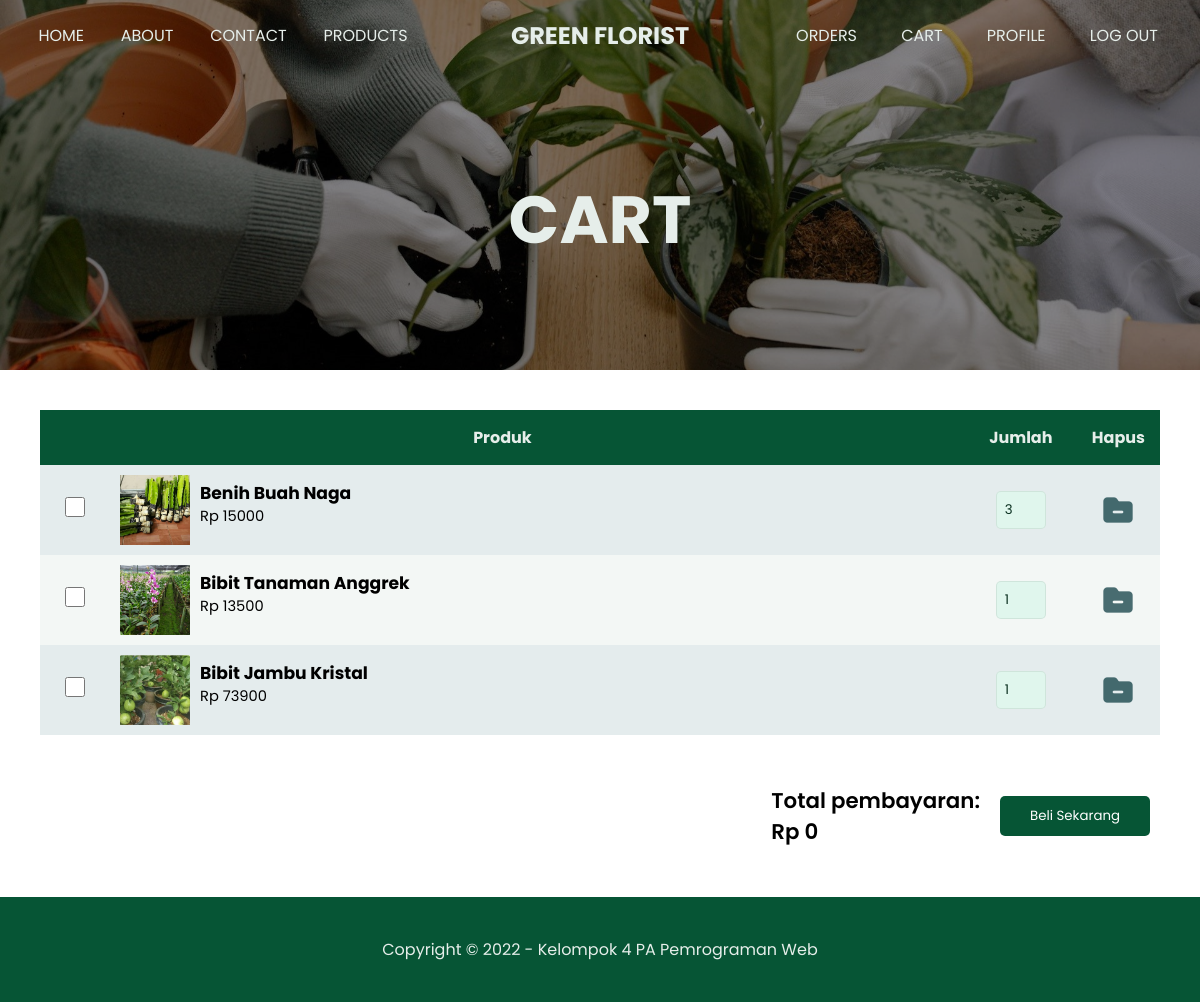
Screenshot of /cart.php (signed in) with the database file from the repository.
### tables this page shows
CREATE TABLE `keranjang_user` (
  `waktu` datetime NOT NULL,
  `username` varchar(50) NOT NULL,
  `id_produk` int(11) NOT NULL,
  `jumlah` int(11) NOT NULL,
  `selected` int(1) DEFAULT NULL
);

CREATE TABLE `produk` (
  `id` int(11) NOT NULL,
  `tanggal_rilis` date NOT NULL,
  `nama` varchar(100) NOT NULL,
  `jenis` varchar(50) NOT NULL,
  `harga` int(11) NOT NULL,
  `stok` int(11) NOT NULL,
  `tinggi` float NOT NULL,
  `berat` float NOT NULL,
  `deskripsi` varchar(100) NOT NULL,
  `gambar` varchar(100) DEFAULT NULL
);

### cart.php (the view, shortened to what this page needs)
<?php
require "config.php";
$username = $_SESSION["username"];
$products = $db->query(
  "SELECT *
   FROM keranjang_user LEFT JOIN produk
   ON (keranjang_user.id_produk = produk.id)
   WHERE username='$username'
   ORDER BY keranjang_user.waktu DESC"
);
?>
<!DOCTYPE html>
<html lang="en">
<head>
  <link rel="stylesheet" href="css/style.css?v=<?= time(); ?>">
  <link rel="stylesheet" href="css/cart.css?v=<?= time(); ?>">
</head>
<body>
  <div class="page-wrapper user cart">
    <header class="img" style="background-image: url('img/header-cart.jpg');">
      <?php require "nav.php"; ?>
      <div class="banner mini center">
        <h1> CART </h1>
      </div>
    </header>
    <div class="main-content">
      <section class="wrapper list-products">
        <table border="0" cellspacing="0">
          <tr>
            <th colspan="2"> Produk </th>
            <th width="10%"> Jumlah </th>
            <th> Hapus </th>
          </tr>
          <?php while ($product = mysqli_fetch_array($products)) {
            $id = $product["id"];
            $harga = $product["harga"];
            $stok = $product["stok"];
          ?>
            <tr>
              <td>
                <center>
                  <input type="checkbox" id="produk<?= $product["id"]; ?>" class="check-input" value="<?= $id; ?>" onchange="pilihProdukDibayar(this, <?= $id; ?>, <?= $harga; ?>);
                              updatePembayaran();">
                </center>
              </td>
              <td>
                <label for="produk<?= $product["id"]; ?>" class="left">
                  <div class="product img" style="background-image: url('img/products/<?= $product["gambar"]; ?>');"></div>
                  <div class="deskripsi">
                    <a href="product.php?id=<?= $product["id"]; ?>" class="link">
                      <h3> <?= $product["nama"]; ?> </h3>
                      <p class="harga"> Rp <?= $product["harga"] ?> </p>
                    </a>
                  </div>
                </label>
              </td>
              <td class="barang">
                <center>
                  <input type="number" id="jumlah<?= $id; ?>" class="form-input jumlah" value="<?= $product["jumlah"]; ?>" max="<?= $stok; ?>" min="1" onkeyup="updateJumlahBarang(this, <?= $stok; ?>);
                              updateTotalHargaBarang(this, <?= $id; ?>, <?= $harga; ?>);
                              updatePembayaran();" onchange="updateTotalHargaBarang(this, <?= $id; ?>, <?= $harga; ?>);
                              updatePembayaran();">
                </center>
              </td>
              <td>
                <center>
                  <a href="?delete=1&id=<?= $product["id"]; ?>" class="delete-cart-logo img" name="delete" onclick="return confirm('Apakah Anda yakin ingin menghapus <?= $product['nama']; ?> dari keranjang?')"></a>
                </center>
              </td>
            </tr>
          <?php } ?>
        </table>
      </section>
      <section class="pembayaran">
        <div class="wrapper">
          <p class="object">
            Total pembayaran: <br> Rp
            <span class="total-pembayaran"> 0 </span>
          </p>
          <a href="#" class="link-pembayaran" onclick="goToPembayaran()">
            <button class="btn-block object" onclick="return false"> Beli Sekarang </button>
          </a>
        </div>
      </section>
    </div>
    <?php require "footer.php"; ?>
  </div>
</body>
</html>

### css/style.css (style rules this page uses)
:root { --color1: #065535; --color1-light: #98baac; --color1-dark: #0b3020; --color2: #064D55; --color2-light: #cddbdd; --color2-dark: #04353b; --white-font: #e6eeea; --font: 'Poppins', sans-serif; }
* { margin: 0; padding: 0; font-family: var(--font); }
body, .page-wrapper { background-color: var(--color1); }
a { text-decoration: none; }
.page-wrapper { background-color: white; }
.wrapper { width: 100%; height: 100%; display: flex; padding: 40px; box-sizing: border-box; }
.center { display: flex; flex-direction: column; align-items: center; justify-content: center; text-align: center; }
.left { display: flex; flex-direction: row; align-items: flex-start; justify-content: flex-start; text-align: left; }
.img { background-position: center; background-size: cover; background-repeat: no-repeat; }
section { display: flex; flex-direction: column; }
table td { text-align: justify; }
header a, header h1, header p { color: var(--white-font); }
header { box-shadow: inset 0 0 0 350px #00000069; }
.banner { color: var(--white-font); }
.banner h1 { font-size: 50pt; }
.banner.mini { flex-direction: column; height: 300px; }
.btn-block { padding: 10px 20px; border: none; background-color: var(--color1); color: white; border-radius: 5px; }
.form-input { padding: 8px; box-sizing: border-box; background-color: #e0f6ed; color: var(--color1-dark); outline: none; border-radius: 5px; border: none; border: 1px solid #c4dbd09c; font-family: var(--font); }
.jumlah { width: 50px; }
input[type="checkbox"] { width: 20px; height: 20px; }
.delete-cart-logo.img { background-image: url("../img/icons/delete-cart.png"); }
.cart table th, .orders table th { padding: 15px; background-color: var(--color1); color: var(--white-font); }
.cart table tr:nth-child(even), .orders table tr:nth-child(even) { background-color: #cddbdd89; }
.cart table tr:nth-child(odd), .orders table tr:nth-child(odd) { background-color: #98baac1f; }
.cart table td, .orders table td { padding: 10px; font-size: 11pt; text-align: left; }

### css/cart.css (style rules this page uses)
.cart table { width: 100%; }
.cart table a { color: black; }
.cart table td:nth-child(1), .cart table td:nth-child(3), .cart table td:nth-child(4) { width: 50px; }
.cart table tr td label { display: flex; }
.cart table .product.img { width: 70px; height: 70px; }
.cart .deskripsi { padding: 5px 10px; box-sizing: border-box; font-size: 11pt; }
.cart .pembayaran > .wrapper { padding-top: 0; justify-content: flex-end; align-items: center; }
.cart .pembayaran .object { margin: 10px; align-self: center; }
.cart .pembayaran p { font-size: 16pt; font-weight: 600; }
.cart .pembayaran .btn-block { width: 150px; }
.cart .delete-cart-logo { width: 32px; height: 32px; display: flex; border: none; background-color: rgba(0, 0, 0, 0); background-image: url("../img/icons/delete-cart.png"); opacity: 0.7; }

### rows the page displays
keranjang_user: id_produk.gambar (picture), id_produk.nama "Benih Buah Naga", id_produk.harga "15000", jumlah "3"
keranjang_user: id_produk.gambar (picture), id_produk.nama "Bibit Tanaman Anggrek", id_produk.harga "13500", jumlah "1"
keranjang_user: id_produk.gambar (picture), id_produk.nama "Bibit Jambu Kristal", id_produk.harga "73900", jumlah "1"
